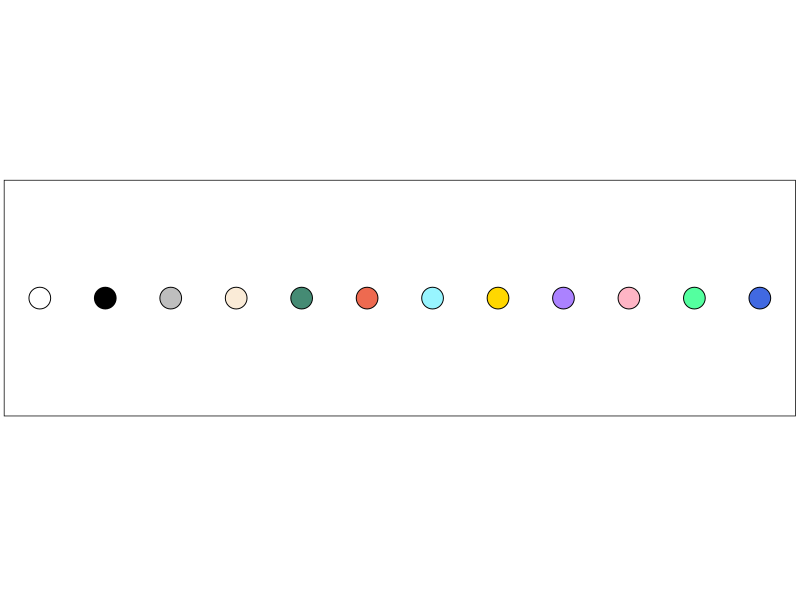

The R source for this figure:
#color_name=c('white','gray0','gray','antiquewhite','aquamarine4','coral2','cadeblue1','gold','mdiumpurple1')
color_hex=c('#FFFFFF','#000000','#BEBEBE','#FAEBD7','#458B74','#EE6A50',
            '#98F5FF','#FFD700','#AB82FF','#FFB5C5','#54FF9F','#4169E1')
#df_color=data.frame(color_name,color_hex)

library(ggplot2)


n=12
df=data.frame(a=seq(1,100,length.out = n),b=rep(0,n))



color_pic=ggplot()+
  geom_point(data=df,aes(x=a,y=b),
             fill=color_hex[1:n],size=7,shape=21,color=color_hex[2])+
  theme(panel.grid =element_blank())+
  theme(axis.text = element_blank())+
  theme(axis.ticks = element_blank())+
  theme(panel.border = element_blank())+
  theme(axis.title = element_blank())+
  theme(panel.background = element_rect(fill = color_hex[1],color=color_hex[2]))+
  theme(plot.margin = unit(c(130,3,130,0),'pt'))


